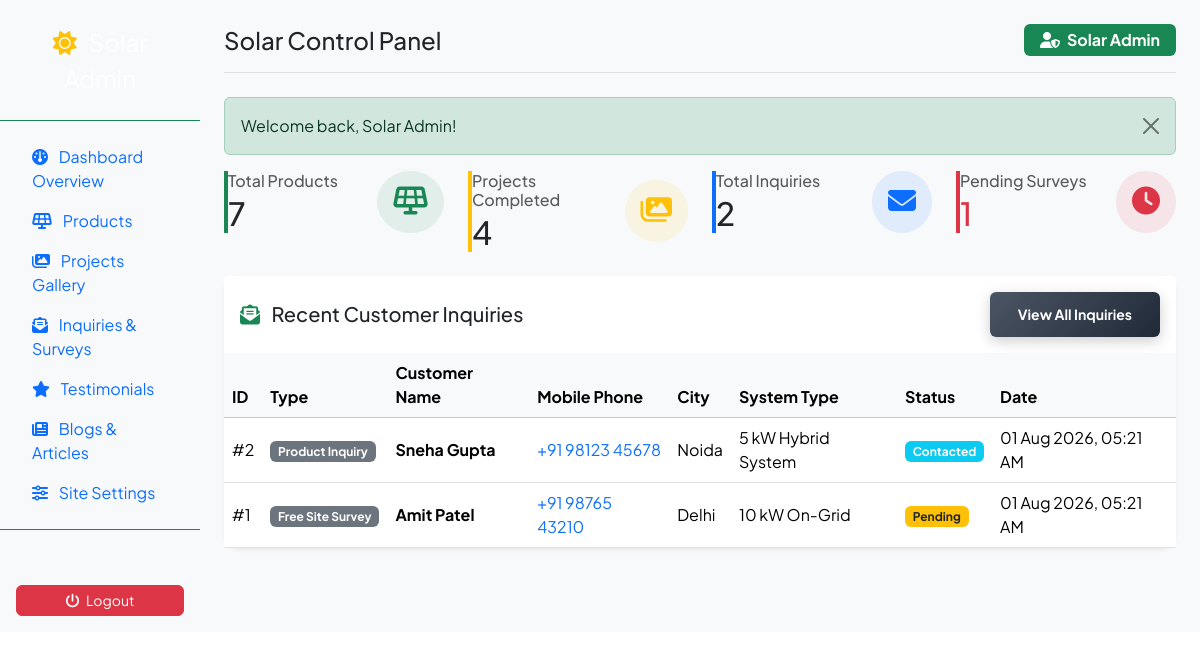
/admin/index.php (signed in), run on the app's committed database.
### tables this page shows
CREATE TABLE IF NOT EXISTS `inquiries` (
  `id` INT AUTO_INCREMENT PRIMARY KEY,
  `type` VARCHAR(50) DEFAULT 'Contact Inquiry',
  `name` VARCHAR(150) NOT NULL,
  `email` VARCHAR(150) NOT NULL,
  `phone` VARCHAR(30) NOT NULL,
  `city` VARCHAR(100) DEFAULT NULL,
  `system_type` VARCHAR(100) DEFAULT NULL,
  `monthly_bill` VARCHAR(50) DEFAULT NULL,
  `message` TEXT,
  `status` VARCHAR(50) DEFAULT 'Pending',
  `created_at` TIMESTAMP DEFAULT CURRENT_TIMESTAMP
);

### admin/index.php (the view)
<?php
require_once __DIR__ . '/includes/header.php';
$db = getDB();
$totalProducts = 0;
$totalProjects = 0;
$totalInquiries = 0;
$pendingInquiries = 0;
$recentInquiries = [];
try {
    $totalProducts = $db->query("SELECT COUNT(*) FROM products")->fetchColumn();
    $totalProjects = $db->query("SELECT COUNT(*) FROM projects")->fetchColumn();
    $totalInquiries = $db->query("SELECT COUNT(*) FROM inquiries")->fetchColumn();
    $pendingInquiries = $db->query("SELECT COUNT(*) FROM inquiries WHERE status = 'Pending'")->fetchColumn();
    $stmt = $db->query("SELECT * FROM inquiries ORDER BY id DESC LIMIT 5");
    $recentInquiries = $stmt->fetchAll();
} catch (Exception $e) {}
?>
<div class="row g-4 mb-4">
    <div class="col-md-3">
        <div class="admin-stat-card border-start border-4 border-success">
            <div class="d-flex justify-content-between align-items-center">
                <div>
                    <h6 class="text-muted mb-1">Total Products</h6>
                    <h2 class="font-weight-bold mb-0 text-dark"><?php echo $totalProducts; ?></h2>
                </div>
                <div class="p-3 bg-success bg-opacity-10 text-success rounded-circle">
                    <i class="fa-solid fa-solar-panel fs-3"></i>
                </div>
            </div>
        </div>
    </div>
    <div class="col-md-3">
        <div class="admin-stat-card border-start border-4 border-warning">
            <div class="d-flex justify-content-between align-items-center">
                <div>
                    <h6 class="text-muted mb-1">Projects Completed</h6>
                    <h2 class="font-weight-bold mb-0 text-dark"><?php echo $totalProjects; ?></h2>
                </div>
                <div class="p-3 bg-warning bg-opacity-10 text-warning rounded-circle">
                    <i class="fa-solid fa-images fs-3"></i>
                </div>
            </div>
        </div>
    </div>
    <div class="col-md-3">
        <div class="admin-stat-card border-start border-4 border-primary">
            <div class="d-flex justify-content-between align-items-center">
                <div>
                    <h6 class="text-muted mb-1">Total Inquiries</h6>
                    <h2 class="font-weight-bold mb-0 text-dark"><?php echo $totalInquiries; ?></h2>
                </div>
                <div class="p-3 bg-primary bg-opacity-10 text-primary rounded-circle">
                    <i class="fa-solid fa-envelope fs-3"></i>
                </div>
            </div>
        </div>
    </div>
    <div class="col-md-3">
        <div class="admin-stat-card border-start border-4 border-danger">
            <div class="d-flex justify-content-between align-items-center">
                <div>
                    <h6 class="text-muted mb-1">Pending Surveys</h6>
                    <h2 class="font-weight-bold mb-0 text-danger"><?php echo $pendingInquiries; ?></h2>
                </div>
                <div class="p-3 bg-danger bg-opacity-10 text-danger rounded-circle">
                    <i class="fa-solid fa-clock fs-3"></i>
                </div>
            </div>
        </div>
    </div>
</div>
<div class="card border-0 shadow-sm rounded-4">
    <div class="card-header bg-white p-3 border-0 d-flex justify-content-between align-items-center">
        <h5 class="font-weight-bold text-dark mb-0"><i class="fa-solid fa-envelope-open-text me-2 text-success"></i> Recent Customer Inquiries</h5>
        <a href="<?php echo SITE_URL; ?>/admin/inquiries.php" class="btn btn-sm btn-solar-primary">View All Inquiries</a>
    </div>
    <div class="card-body p-0">
        <div class="table-responsive">
            <table class="table table-hover align-middle mb-0">
                <thead class="table-light">
                    <tr>
                        <th>ID</th>
                        <th>Type</th>
                        <th>Customer Name</th>
                        <th>Mobile Phone</th>
                        <th>City</th>
                        <th>System Type</th>
                        <th>Status</th>
                        <th>Date</th>
                    </tr>
                </thead>
                <tbody>
                    <?php if (!empty($recentInquiries)): ?>
                        <?php foreach ($recentInquiries as $inq): ?>
                            <tr>
                                <td>#<?php echo $inq['id']; ?></td>
                                <td><span class="badge bg-secondary"><?php echo htmlspecialchars($inq['type']); ?></span></td>
                                <td><strong><?php echo htmlspecialchars($inq['name']); ?></strong></td>
                                <td><a href="tel:<?php echo $inq['phone']; ?>"><?php echo htmlspecialchars($inq['phone']); ?></a></td>
                                <td><?php echo htmlspecialchars($inq['city']); ?></td>
                                <td><?php echo htmlspecialchars($inq['system_type']); ?></td>
                                <td>
                                    <?php if ($inq['status'] === 'Pending'): ?>
                                        <span class="badge bg-warning text-dark">Pending</span>
                                    <?php elseif ($inq['status'] === 'Contacted'): ?>
                                        <span class="badge bg-info text-white">Contacted</span>
                                    <?php else: ?>
                                        <span class="badge bg-success">Resolved</span>
                                    <?php endif; ?>
                                </td>
                                <td><?php echo date('d M Y, h:i A', strtotime($inq['created_at'])); ?></td>
                            </tr>
                        <?php endforeach; ?>
                    <?php else: ?>
                        <tr>
                            <td colspan="8" class="text-center py-4 text-muted">No inquiries logged yet.</td>
                        </tr>
                    <?php endif; ?>
                </tbody>
            </table>
        </div>
    </div>
</div>
<?php require_once __DIR__ . '/includes/footer.php'; ?>

### assets/css/style.css (style rules this page uses)
:root { --primary-color: #374151; --primary-hover: #1F2937; --accent-color: #6B7280; --accent-hover: #374151; --light-grey-bg: #F3F4F6; --bg-color: #FFFFFF; --text-color: #111827; --text-muted: #6B7280; --dark-grey: #1F2937; --dark-green-gradient: linear-gradient(135deg, #4B5563 0%, #1F2937 100%); --card-shadow: 0 10px 25px -5px rgba(0, 0, 0, 0.07), 0 8px 10px -6px rgba(0, 0, 0, 0.03); --card-hover-shadow: 0 20px 30px -10px rgba(0, 0, 0, 0.15), 0 12px 15px -8px rgba(0, 0, 0, 0.05); --border-radius: 16px; --transition-fast: all 0.3s ease; }
html, body { font-family: 'Plus Jakarta Sans', 'Poppins', sans-serif; background-color: var(--bg-color); color: var(--text-color); overflow-x: clip; padding-top: 0 !important; margin: 0 !important; }
a { text-decoration: none; transition: var(--transition-fast); }
.btn-solar-primary { background: linear-gradient(135deg, #4B5563 0%, #1F2937 100%); color: #ffffff; font-weight: 700; padding: 12px 28px; border-radius: 6px; border: none; box-shadow: 0 4px 14px rgba(0, 0, 0, 0.2); transition: var(--transition-fast); }
.btn, .btn.rounded-pill { border-radius: 6px !important; }

### data on the page
inquiries: id "2", type "Product Inquiry", name "Sneha Gupta", phone "+91 98123 45678", city "Noida", system_type "5 kW Hybrid System", status "Contacted", created_at "01 Aug 2026, 05:21 AM"
inquiries: id "1", type "Free Site Survey", name "Amit Patel", phone "+91 98765 43210", city "Delhi", system_type "10 kW On-Grid", status "Pending", created_at "01 Aug 2026, 05:21 AM"

### other printed values
$_SESSION['admin_name'] "Solar Admin"
$flash['message'] "Welcome back, Solar Admin!"
$totalProducts "7"
$totalProjects "4"
$totalInquiries "2"
$pendingInquiries "1"
